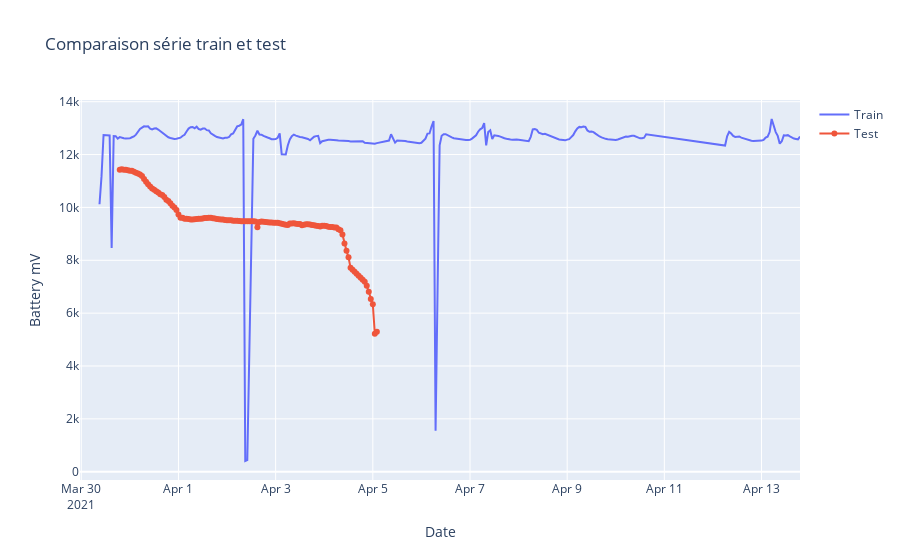

This figure's notebook cell:
### Code cell
fig = go.Figure()
fig.add_trace(go.Scatter(x=resampled_train.dateTime, y=resampled_train['value'], mode='lines',name='Train'))
fig.add_trace(go.Scatter(x=resampled_test.dateTime, y=resampled_test['value'],mode='lines+markers',name='Test'))
fig.update_layout(title="Comparaison série train et test",xaxis_title="Date",yaxis_title="Battery mV")
fig.show()
